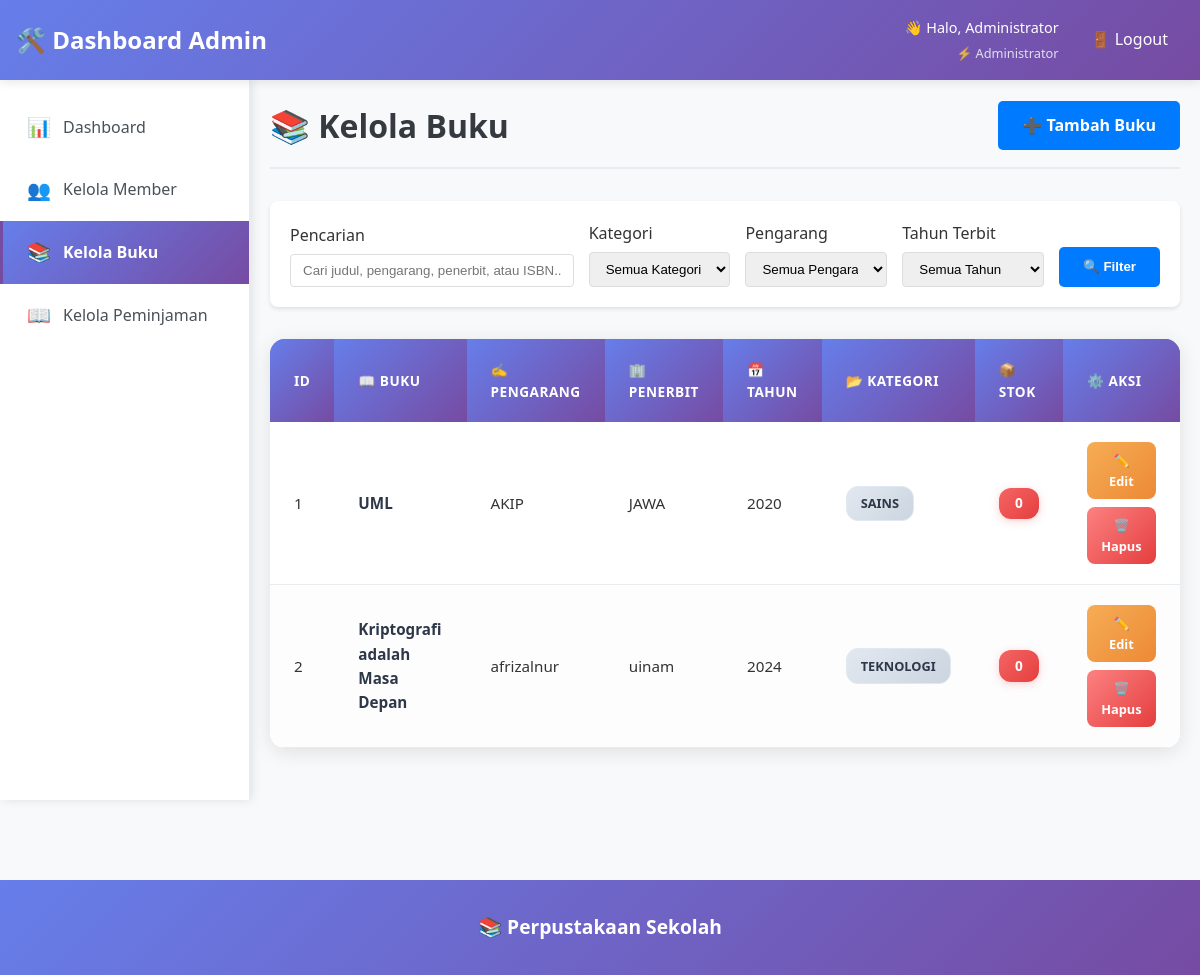
Page /admin/books (signed in) on the committed database.
### app.py (models this page shows, shortened)
class User(UserMixin, db.Model):
    id = db.Column(db.Integer, primary_key=True)
    username = db.Column(db.String(80), unique=True, nullable=False)
    email = db.Column(db.String(120), unique=True, nullable=False)
    password_hash = db.Column(db.String(120), nullable=False)
    role = db.Column(db.String(20), nullable=False, default='member')  # 'admin' or 'member'
    nama_lengkap = db.Column(db.String(100), nullable=False)
    kelas = db.Column(db.String(20))  # untuk member
    profile_photo = db.Column(db.String(200))  # path to profile photo
    created_at = db.Column(db.DateTime, default=datetime.utcnow)

class Buku(db.Model):
    id = db.Column(db.Integer, primary_key=True)
    judul = db.Column(db.String(200), nullable=False)
    pengarang = db.Column(db.String(100), nullable=False)
    penerbit = db.Column(db.String(100))
    tahun_terbit = db.Column(db.Integer)
    isbn = db.Column(db.String(20), unique=True)
    kategori = db.Column(db.String(50))
    stok = db.Column(db.Integer, default=1)
    deskripsi = db.Column(db.Text)
    gambar = db.Column(db.String(200))  # path to book cover image
    created_at = db.Column(db.DateTime, default=datetime.utcnow)

### app.py (the view, shortened to what this page needs)
@app.route('/admin/books')
@login_required
def admin_books():
    if current_user.role != 'admin':
        flash('Akses ditolak!')
        return redirect(url_for('index'))
    search = request.args.get('search', '')
    kategori = request.args.get('kategori', '')
    pengarang = request.args.get('pengarang', '')
    tahun = request.args.get('tahun', '')
    query = Buku.query
    if kategori:
        query = query.filter_by(kategori=kategori)
    if pengarang:
        query = query.filter_by(pengarang=pengarang)
    if tahun:
        query = query.filter_by(tahun_terbit=int(tahun))
    books = query.all()
    categories = db.session.query(Buku.kategori).distinct().all()
    categories = [cat[0] for cat in categories if cat[0]]
    pengarang_list = db.session.query(Buku.pengarang).distinct().order_by(Buku.pengarang).all()
    pengarang_list = [p[0] for p in pengarang_list if p[0]]
    tahun_list = db.session.query(Buku.tahun_terbit).distinct().order_by(Buku.tahun_terbit.desc()).all()
    tahun_list = [t[0] for t in tahun_list if t[0]]
    return render_template('admin/books.html',
                         books=books,
                         categories=categories,
                         pengarang_list=pengarang_list,
                         tahun_list=tahun_list,
                         search=search,
                         selected_kategori=kategori,
                         selected_pengarang=pengarang,
                         selected_tahun=tahun)

### app.py (called while the page is built)
@login_manager.user_loader
def load_user(user_id):
    return User.query.get(int(user_id))

@app.context_processor
def inject_kelas_options():
    return dict(KELAS_OPTIONS=KELAS_OPTIONS)

### templates/admin/books.html (shortened to what this page needs)
{% extends "admin/base.html" %}
{% block content %}
    <div class="content-header">
        <h1>📚 Kelola Buku</h1>
        <a href="{{ url_for('admin_add_book') }}" class="btn btn-primary">➕ Tambah Buku</a>
    </div>
    <div class="filter-panel" style="background: white; padding: 20px; border-radius: 8px; margin-bottom: 20px; box-shadow: 0 2px 4px rgba(0,0,0,0.1);">
        <form method="GET" action="{{ url_for('admin_books') }}">
            <div style="display: grid; grid-template-columns: 2fr 1fr 1fr 1fr auto; gap: 15px; align-items: end;">
                <div>
                    <label for="search-input" style="display: block; margin-bottom: 5px; font-weight: 500;">Pencarian</label>
                    <input type="text" id="search-input" name="search" placeholder="Cari judul, pengarang, penerbit, atau ISBN..."
                           value="{{ search or '' }}" style="width: 100%; padding: 8px 12px; border: 1px solid #ddd; border-radius: 4px;">
                </div>
                <div>
                    <label for="kategori-filter" style="display: block; margin-bottom: 5px; font-weight: 500;">Kategori</label>
                    <select name="kategori" id="kategori-filter" style="width: 100%; padding: 8px 12px; border: 1px solid #ddd; border-radius: 4px;">
                        <option value="">Semua Kategori</option>
                    </select>
                </div>
                <div>
                    <label for="pengarang-filter" style="display: block; margin-bottom: 5px; font-weight: 500;">Pengarang</label>
                    <select name="pengarang" id="pengarang-filter" style="width: 100%; padding: 8px 12px; border: 1px solid #ddd; border-radius: 4px;">
                        <option value="">Semua Pengarang</option>
                    </select>
                </div>
                <div>
                    <label for="tahun-filter" style="display: block; margin-bottom: 5px; font-weight: 500;">Tahun Terbit</label>
                    <select name="tahun" id="tahun-filter" style="width: 100%; padding: 8px 12px; border: 1px solid #ddd; border-radius: 4px;">
                        <option value="">Semua Tahun</option>
                    </select>
                </div>
                <div>
                    <button type="submit" class="btn btn-primary" style="height: 40px;">🔍 Filter</button>
                </div>
            </div>
        </form>
    </div>
    <div class="table-container">
        <table class="table">
            <thead>
                <tr>
                    <th>ID</th>
                    <th>📖 Buku</th>
                    <th>✍️ Pengarang</th>
                    <th>🏢 Penerbit</th>
                    <th>📅 Tahun</th>
                    <th>📂 Kategori</th>
                    <th>📦 Stok</th>
                    <th>⚙️ Aksi</th>
                </tr>
            </thead>
            <tbody>
                {% for book in books %}                <tr class="book-row">
                    <td data-label="ID">{{ book.id }}</td>
                    <td data-label="Buku">
                        <div class="book-info">
                            <strong>{{ book.judul }}</strong>
                        </div>
                    </td>
                    <td data-label="Pengarang">{{ book.pengarang }}</td>
                    <td data-label="Penerbit">{{ book.penerbit }}</td>
                    <td data-label="Tahun">{{ book.tahun_terbit }}</td>
                    <td data-label="Kategori">
                        <span class="badge">{{ book.kategori }}</span>
                    </td>
                    <td data-label="Stok">
                        <span class="stock-badge {% if book.stok > 0 %}stock-available{% else %}stock-empty{% endif %}">
                            {{ book.stok }}
                        </span>
                    </td>
                    <td data-label="Aksi">
                        <div class="action-buttons">
                            <a href="{{ url_for('admin_edit_book', id=book.id) }}" class="btn btn-sm btn-warning">
                                ✏️ Edit
                            </a>
                            <a href="{{ url_for('admin_delete_book', id=book.id) }}"
                               class="btn btn-sm btn-danger"
                               onclick="return confirm('Yakin ingin menghapus buku {{ book.judul }}?')">
                                🗑️ Hapus
                            </a>
                        </div>
                    </td>
                </tr>
                {% endfor %}
            </tbody>
        </table>
    </div>
{% endblock %}

### templates/admin/includes/header.html (shortened to what this page needs)
<nav class="navbar">
    <div class="nav-container">
        <div class="nav-left">
            <h2>🛠️ Dashboard Admin</h2>
        </div>
        <div class="nav-links">
            <div class="admin-user-info">
                <span class="admin-greeting">👋 Halo, {{ current_user.nama_lengkap }}</span>
                <span class="admin-role">⚡ Administrator</span>
            </div>
            <a href="{{ url_for('logout') }}" class="logout-btn">🚪 Logout</a>
        </div>
    </div>
</nav>

### static/style.css (style rules this page uses)
* { margin: 0; padding: 0; box-sizing: border-box; }
body { font-family: 'Segoe UI', Tahoma, Geneva, Verdana, sans-serif; line-height: 1.6; color: #333; background-color: #f8f9fa; margin: 0; padding: 0; }
.navbar { position: fixed; top: 0; left: 0; right: 0; z-index: 1000; background: linear-gradient(135deg, #667eea 0%, #764ba2 100%); color: white; padding: 1rem 0; box-shadow: 0 2px 10px rgba(0,0,0,0.1); }
.nav-container { max-width: 1200px; margin: 0 auto; padding: 0 1rem; display: flex; justify-content: space-between; align-items: center; }
.nav-container h2 { font-size: 1.5rem; font-weight: 600; }
.nav-links { display: flex; gap: 1rem; align-items: center; }
.nav-links a { color: white; text-decoration: none; padding: 0.5rem 1rem; border-radius: 5px; transition: background-color 0.3s; }
.btn { display: inline-block; padding: 0.75rem 1.5rem; border: none; border-radius: 5px; text-decoration: none; font-weight: 600; cursor: pointer; transition: all 0.3s ease; text-align: center; }
.btn-primary { background-color: #007bff; color: white; }
.btn-warning { background-color: #ffc107; color: #212529; }
.content-header { display: flex; justify-content: space-between; align-items: center; margin-bottom: 2rem; padding-bottom: 1rem; border-bottom: 2px solid #e9ecef; }
.content-header h1 { color: #343a40; font-size: 2rem; font-weight: 700; margin: 0; }
.table-container { background: white; border-radius: 10px; box-shadow: 0 2px 10px rgba(0,0,0,0.1); overflow: hidden; margin-top: 2rem; }
table { width: 100%; border-collapse: collapse; background: white; }
table thead { background: linear-gradient(135deg, #667eea 0%, #764ba2 100%); color: white; }
table th, table td { padding: 1rem; text-align: left; border-bottom: 1px solid #e9ecef; }
table th { font-weight: 600; text-transform: uppercase; font-size: 0.9rem; letter-spacing: 0.5px; }
table tbody tr { transition: background-color 0.3s ease; }
table tbody tr:nth-child(even) { background-color: #fdfdfe; }
.badge { display: inline-block; padding: 0.25rem 0.5rem; font-size: 0.75rem; font-weight: 600; border-radius: 4px; text-transform: uppercase; }

### rows in the picture
User: nama_lengkap "Administrator"
Buku: id "1", judul "UML", pengarang "AKIP", penerbit "JAWA", tahun_terbit "2020", kategori "SAINS", stok "0"
Buku: id "2", judul "Kriptografi adalah Masa Depan", pengarang "afrizalnur", penerbit "uinam", tahun_terbit "2024", kategori "TEKNOLOGI", stok "0"
